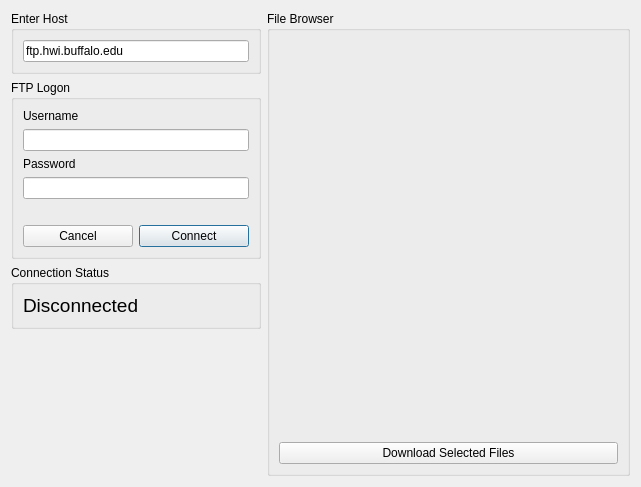
<?xml version="1.0" encoding="UTF-8"?>
<ui version="4.0">
 <class>FTPDialog</class>
 <widget class="QDialog" name="FTPDialog">
  <property name="geometry">
   <rect>
    <x>0</x>
    <y>0</y>
    <width>641</width>
    <height>487</height>
   </rect>
  </property>
  <property name="windowTitle">
   <string>FTP Browser</string>
  </property>
  <layout class="QGridLayout" name="gridLayout">
   <item row="0" column="0">
    <widget class="QGroupBox" name="groupBox_4">
     <property name="maximumSize">
      <size>
       <width>250</width>
       <height>70</height>
      </size>
     </property>
     <property name="title">
      <string>Enter Host</string>
     </property>
     <layout class="QVBoxLayout" name="verticalLayout_4">
      <item>
       <widget class="QLineEdit" name="lineEdit_3">
        <property name="toolTip">
         <string>&lt;html&gt;&lt;head/&gt;&lt;body&gt;&lt;p&gt;FTP server address.&lt;/p&gt;&lt;/body&gt;&lt;/html&gt;</string>
        </property>
        <property name="text">
         <string>ftp.hwi.buffalo.edu</string>
        </property>
       </widget>
      </item>
     </layout>
    </widget>
   </item>
   <item row="1" column="0">
    <widget class="QGroupBox" name="groupBox">
     <property name="maximumSize">
      <size>
       <width>250</width>
       <height>250</height>
      </size>
     </property>
     <property name="title">
      <string>FTP Logon</string>
     </property>
     <layout class="QGridLayout" name="gridLayout_2">
      <item row="5" column="0">
       <widget class="QPushButton" name="pushButton_3">
        <property name="text">
         <string>Cancel</string>
        </property>
       </widget>
      </item>
      <item row="5" column="1">
       <widget class="QPushButton" name="pushButton">
        <property name="toolTip">
         <string>&lt;html&gt;&lt;head/&gt;&lt;body&gt;&lt;p&gt;Attempt connection to the FTP server.&lt;/p&gt;&lt;/body&gt;&lt;/html&gt;</string>
        </property>
        <property name="text">
         <string>Connect</string>
        </property>
        <property name="default">
         <bool>true</bool>
        </property>
       </widget>
      </item>
      <item row="3" column="0" colspan="2">
       <widget class="QLineEdit" name="lineEdit_2">
        <property name="toolTip">
         <string>&lt;html&gt;&lt;head/&gt;&lt;body&gt;&lt;p&gt;Your password for the FTP server specified in the &lt;span style=&quot; font-weight:600;&quot;&gt;Enter Host&lt;/span&gt; box.&lt;/p&gt;&lt;/body&gt;&lt;/html&gt;</string>
        </property>
       </widget>
      </item>
      <item row="0" column="0">
       <widget class="QLabel" name="label">
        <property name="text">
         <string>Username</string>
        </property>
       </widget>
      </item>
      <item row="1" column="0" colspan="2">
       <widget class="QLineEdit" name="lineEdit">
        <property name="toolTip">
         <string>&lt;html&gt;&lt;head/&gt;&lt;body&gt;&lt;p&gt;Your username for the FTP server specified in the &lt;span style=&quot; font-weight:600;&quot;&gt;Enter Host &lt;/span&gt;box.&lt;/p&gt;&lt;/body&gt;&lt;/html&gt;</string>
        </property>
       </widget>
      </item>
      <item row="2" column="0">
       <widget class="QLabel" name="label_2">
        <property name="text">
         <string>Password</string>
        </property>
       </widget>
      </item>
      <item row="4" column="0">
       <spacer name="verticalSpacer">
        <property name="orientation">
         <enum>Qt::Vertical</enum>
        </property>
        <property name="sizeType">
         <enum>QSizePolicy::Fixed</enum>
        </property>
        <property name="sizeHint" stdset="0">
         <size>
          <width>20</width>
          <height>20</height>
         </size>
        </property>
       </spacer>
      </item>
     </layout>
    </widget>
   </item>
   <item row="2" column="0">
    <widget class="QGroupBox" name="groupBox_3">
     <property name="maximumSize">
      <size>
       <width>250</width>
       <height>100</height>
      </size>
     </property>
     <property name="title">
      <string>Connection Status</string>
     </property>
     <layout class="QVBoxLayout" name="verticalLayout_3">
      <item>
       <widget class="QLabel" name="label_3">
        <property name="font">
         <font>
          <pointsize>14</pointsize>
         </font>
        </property>
        <property name="toolTip">
         <string>&lt;html&gt;&lt;head/&gt;&lt;body&gt;&lt;p&gt;Your current connection status. Will display &lt;span style=&quot; font-weight:600;&quot;&gt;Connected&lt;/span&gt; if you successfully connect to a FTP server.&lt;/p&gt;&lt;/body&gt;&lt;/html&gt;</string>
        </property>
        <property name="text">
         <string>Disconnected </string>
        </property>
       </widget>
      </item>
     </layout>
    </widget>
   </item>
   <item row="3" column="0">
    <spacer name="verticalSpacer_2">
     <property name="orientation">
      <enum>Qt::Vertical</enum>
     </property>
     <property name="sizeHint" stdset="0">
      <size>
       <width>20</width>
       <height>40</height>
      </size>
     </property>
    </spacer>
   </item>
   <item row="0" column="1" rowspan="4">
    <widget class="QGroupBox" name="groupBox_2">
     <property name="title">
      <string>File Browser</string>
     </property>
     <layout class="QVBoxLayout" name="verticalLayout_2">
      <item>
       <widget class="fileBrowser" name="fileBrowser" native="true"/>
      </item>
      <item>
       <widget class="QPushButton" name="pushButton_2">
        <property name="toolTip">
         <string>&lt;html&gt;&lt;head/&gt;&lt;body&gt;&lt;p&gt;Download all selected files and directories in the background. &lt;/p&gt;&lt;p&gt;&lt;br/&gt;&lt;/p&gt;&lt;p&gt;&lt;span style=&quot; font-weight:600;&quot;&gt;Note&lt;/span&gt;: The FTP downloader does not currently replicate the remote directory structure, it just dumps all your files into whatever directory has been selected on your local machine.  &lt;/p&gt;&lt;/body&gt;&lt;/html&gt;</string>
        </property>
        <property name="text">
         <string>Download Selected Files</string>
        </property>
       </widget>
      </item>
     </layout>
    </widget>
   </item>
  </layout>
 </widget>
 <customwidgets>
  <customwidget>
   <class>fileBrowser</class>
   <extends>QWidget</extends>
   <header>polo/widgets/file_browser</header>
   <container>1</container>
  </customwidget>
 </customwidgets>
 <resources/>
 <connections/>
</ui>
